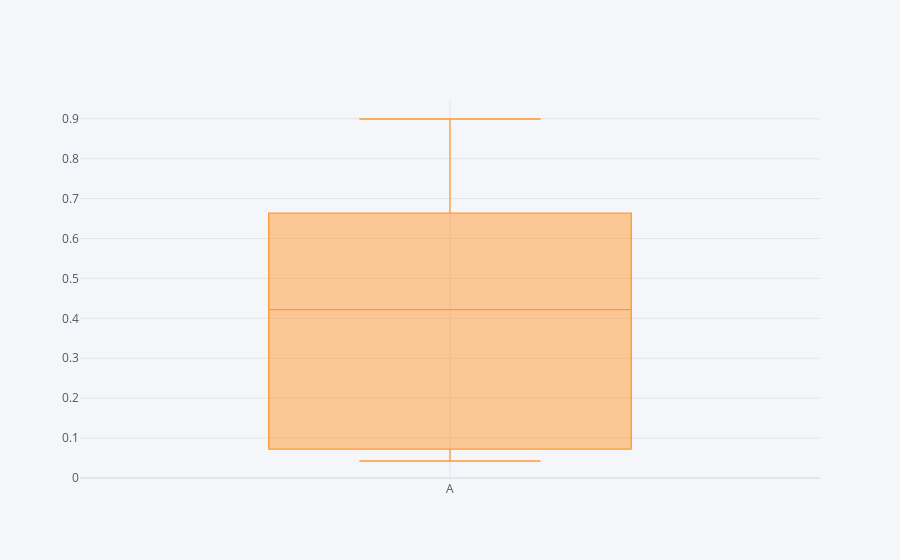

The cell this chart's notebook holds for it:
### Code cell
df['A'].iplot(kind = 'box')

### Figure 1 — Plotly figure (JSON) as saved in the notebook; plotly's stock layout.template omitted (floating-point values rounded to 4 significant figures)
{"data": [{"boxpoints": false, "line": {"width": 1.3}, "marker": {"color": "rgba(255, 153, 51, 1.0)"}, "name": "A", "orientation": "v", "type": "box", "y": [0.857, 0.04274, 0.2821, 0.09321, 0.07265, 0.5615, 0.6322, 0.05601, 0.6635, 0.8993]}], "layout": {"legend": {"bgcolor": "#F5F6F9", "font": {"color": "#4D5663"}}, "paper_bgcolor": "#F5F6F9", "plot_bgcolor": "#F5F6F9", "title": {"font": {"color": "#4D5663"}}, "xaxis": {"gridcolor": "#E1E5ED", "showgrid": true, "tickfont": {"color": "#4D5663"}, "title": {"font": {"color": "#4D5663"}, "text": ""}, "zerolinecolor": "#E1E5ED"}, "yaxis": {"gridcolor": "#E1E5ED", "showgrid": true, "tickfont": {"color": "#4D5663"}, "title": {"font": {"color": "#4D5663"}, "text": ""}, "zerolinecolor": "#E1E5ED"}}}
